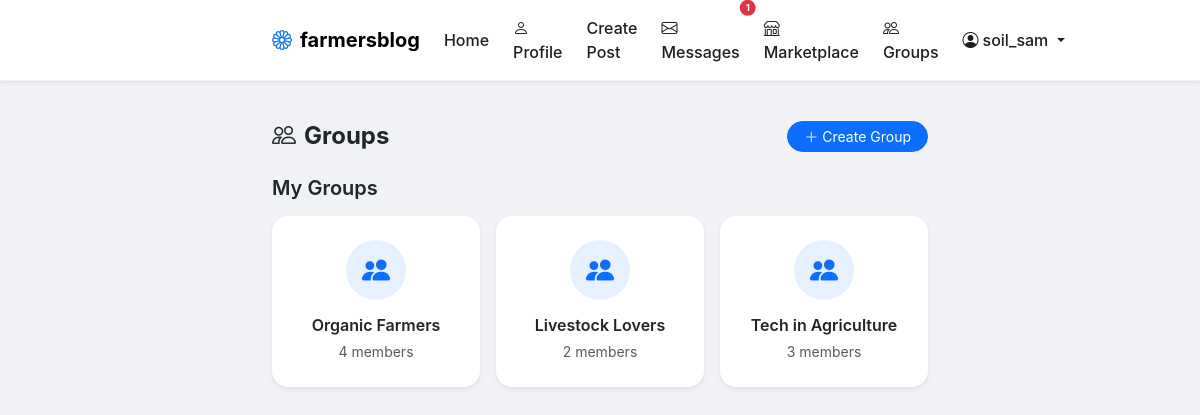
Screenshot of /groups/ (signed in) with the database file from the repository.
### app/models.py (models this page shows, shortened)
class User(UserMixin, db.Model):
    id = db.Column(db.Integer, primary_key=True)
    username = db.Column(db.String(80), unique=True, nullable=False)
    email = db.Column(db.String(120), unique=True, nullable=False)
    password_hash = db.Column(db.String(256), nullable=False)
    avatar_filename = db.Column(db.String(255), default=None)
    bio = db.Column(db.Text, default='')
    created_at = db.Column(db.DateTime, default=datetime.utcnow)
    posts = db.relationship('Post', backref='author', lazy='dynamic', cascade='all, delete-orphan')
    comments = db.relationship('Comment', backref='author', lazy='dynamic', cascade='all, delete-orphan')
    liked_posts = db.relationship('Post', secondary=post_likes, back_populates='likes', lazy='dynamic')
    listings = db.relationship('Listing', backref='seller', lazy='dynamic', cascade='all, delete-orphan')
    followed = db.relationship(
        'User', secondary=followers,
        primaryjoin=(followers.c.follower_id == id),
        secondaryjoin=(followers.c.followed_id == id),
        backref=db.backref('followers', lazy='dynamic'),
        lazy='dynamic'
    )
    sent_messages = db.relationship('Message', foreign_keys='Message.sender_id', backref='sender', lazy='dynamic', cascade='all, delete-orphan')
    received_messages = db.relationship('Message', foreign_keys='Message.recipient_id', backref='recipient', lazy='dynamic', cascade='all, delete-orphan')
    groups_created = db.relationship('Group', backref='creator', lazy='dynamic', cascade='all, delete-orphan')
    groups_joined = db.relationship('Group', secondary=group_members, back_populates='members', lazy='dynamic')
    @property
    def unread_message_count(self):
        return Message.query.filter_by(recipient_id=self.id, read=False).count()

class Group(db.Model):
    id = db.Column(db.Integer, primary_key=True)
    name = db.Column(db.String(80), unique=True, nullable=False)
    description = db.Column(db.Text, default='')
    creator_id = db.Column(db.Integer, db.ForeignKey('user.id'), nullable=False)
    created_at = db.Column(db.DateTime, default=datetime.utcnow)
    members = db.relationship('User', secondary=group_members, back_populates='groups_joined', lazy='dynamic')
    posts = db.relationship('Post', backref='group', lazy='dynamic', cascade='all, delete-orphan')
    @property
    def member_count(self):
        return self.members.count()

### app/blueprints/groups.py (the view)
@groups_bp.route('/')
@login_required
def index():
    my_groups = Group.query.filter(Group.members.any(id=current_user.id)).all()
    other_groups = Group.query.filter(~Group.members.any(id=current_user.id)).all()
    return render_template('groups/index.html', my_groups=my_groups, other_groups=other_groups)

### app/models.py (called while the page is built)
@login_manager.user_loader
def load_user(user_id):
    return User.query.get(int(user_id))

### app/templates/groups/index.html (shortened to what this page needs)
{% extends "base.html" %}
{% block content %}
<div class="container" style="max-width: 680px;">
    <div class="d-flex align-items-center justify-content-between mb-4">
        <h4 class="fw-bold mb-0"><i class="bi bi-people me-2"></i>Groups</h4>
        <a href="{{ url_for('groups.create') }}" class="btn btn-primary btn-sm rounded-pill px-3">
            <i class="bi bi-plus-lg me-1"></i>Create Group
        </a>
    </div>
    {% if my_groups %}
    <h5 class="fw-semibold mb-3">My Groups</h5>
    <div class="row g-3 mb-4">
        {% for group in my_groups %}
        <div class="col-6 col-md-4">
            <a href="{{ url_for('groups.detail', group_name=group.name) }}" class="text-decoration-none">
                <div class="card border-0 rounded-4 shadow-sm h-100">
                    <div class="card-body text-center p-4">
                        <div class="rounded-circle bg-primary bg-opacity-10 d-flex align-items-center justify-content-center mx-auto mb-3"
                             style="width: 60px; height: 60px;">
                            <i class="bi bi-people-fill text-primary fs-3"></i>
                        </div>
                        <h6 class="fw-semibold mb-1">{{ group.name }}</h6>
                        <small class="text-muted">{{ group.member_count }} members</small>
                    </div>
                </div>
            </a>
        </div>
        {% endfor %}
    </div>
    {% endif %}
</div>
{% endblock %}

### app/templates/base.html (shortened to what this page needs)
<!DOCTYPE html>
<html lang="en">
<head>
    <link href="https://cdn.jsdelivr.net/npm/bootstrap@5.3.2/dist/css/bootstrap.min.css" rel="stylesheet">
    <link rel="stylesheet" href="https://cdn.jsdelivr.net/npm/bootstrap-icons@1.11.3/font/bootstrap-icons.min.css">
    <link rel="stylesheet" href="{{ url_for('static', filename='style.css') }}">
</head>
<body>
    <nav class="navbar navbar-expand-lg bg-white shadow-sm sticky-top">
        <div class="container" style="max-width: 680px;">
            <a class="navbar-brand fw-bold" href="{{ url_for('main.index') }}">
                <i class="bi bi-flower1 me-2" style="color: #1877F2;"></i>farmersblog
            </a>
            <div class="collapse navbar-collapse" id="navbarNav">
                <ul class="navbar-nav ms-auto align-items-lg-center gap-2">
                    <li class="nav-item">
                        <a class="nav-link" href="{{ url_for('main.index') }}">Home</a>
                    </li>
                    {% if current_user.is_authenticated %}
                        <li class="nav-item">
                            <a class="nav-link" href="{{ url_for('profile.public_profile', username=current_user.username) }}">
                                <i class="bi bi-person me-1"></i>Profile
                            </a>
                        </li>
                        <li class="nav-item">
                            <a class="nav-link" href="{{ url_for('posts.create') }}">Create Post</a>
                        </li>
                        <li class="nav-item">
                            <a class="nav-link position-relative" href="{{ url_for('messages.inbox') }}">
                                <i class="bi bi-envelope me-1"></i>Messages
                                {% if unread_count > 0 %}
                                <span class="position-absolute top-0 start-100 translate-middle badge rounded-pill bg-danger" style="font-size: 0.6rem;">
                                    {{ unread_count }}
                                </span>
                                {% endif %}
                            </a>
                        </li>
                        <li class="nav-item">
                            <a class="nav-link" href="{{ url_for('marketplace.index') }}">
                                <i class="bi bi-shop me-1"></i>Marketplace
                            </a>
                        </li>
                        <li class="nav-item">
                            <a class="nav-link" href="{{ url_for('groups.index') }}">
                                <i class="bi bi-people me-1"></i>Groups
                            </a>
                        </li>
                        <li class="nav-item dropdown">
                            <a class="nav-link dropdown-toggle" href="#" role="button" data-bs-toggle="dropdown">
                                <i class="bi bi-person-circle me-1"></i>{{ current_user.username }}
                            </a>
                        </li>
                    {% endif %}
                </ul>
            </div>
        </div>
    </nav>
    <main class="py-4">
        {% block content %}{% endblock %}
    </main>
</body>
</html>

### app/static/style.css (style rules this page uses)
:root { --fb-blue: #1877F2; --fb-bg: #f0f2f5; --like-red: #e41e3f; --card-radius: 0.75rem; --green: #28a745; }
body { background-color: var(--fb-bg); font-family: -apple-system, BlinkMacSystemFont, "Segoe UI", Roboto, Oxygen, Ubuntu, Cantarell, "Fira Sans", "Droid Sans", "Helvetica Neue", sans-serif; }
.navbar { border-bottom: 1px solid rgba(0, 0, 0, 0.05); }
.nav-link { font-weight: 500; color: #1c1e21; }

### rows the page displays
User: username "soil_sam"
Group: name "Organic Farmers", member_count "4"
Group: name "Livestock Lovers", member_count "2"
Group: name "Tech in Agriculture", member_count "3"

### other values shown
{{ unread_count }} "1"
